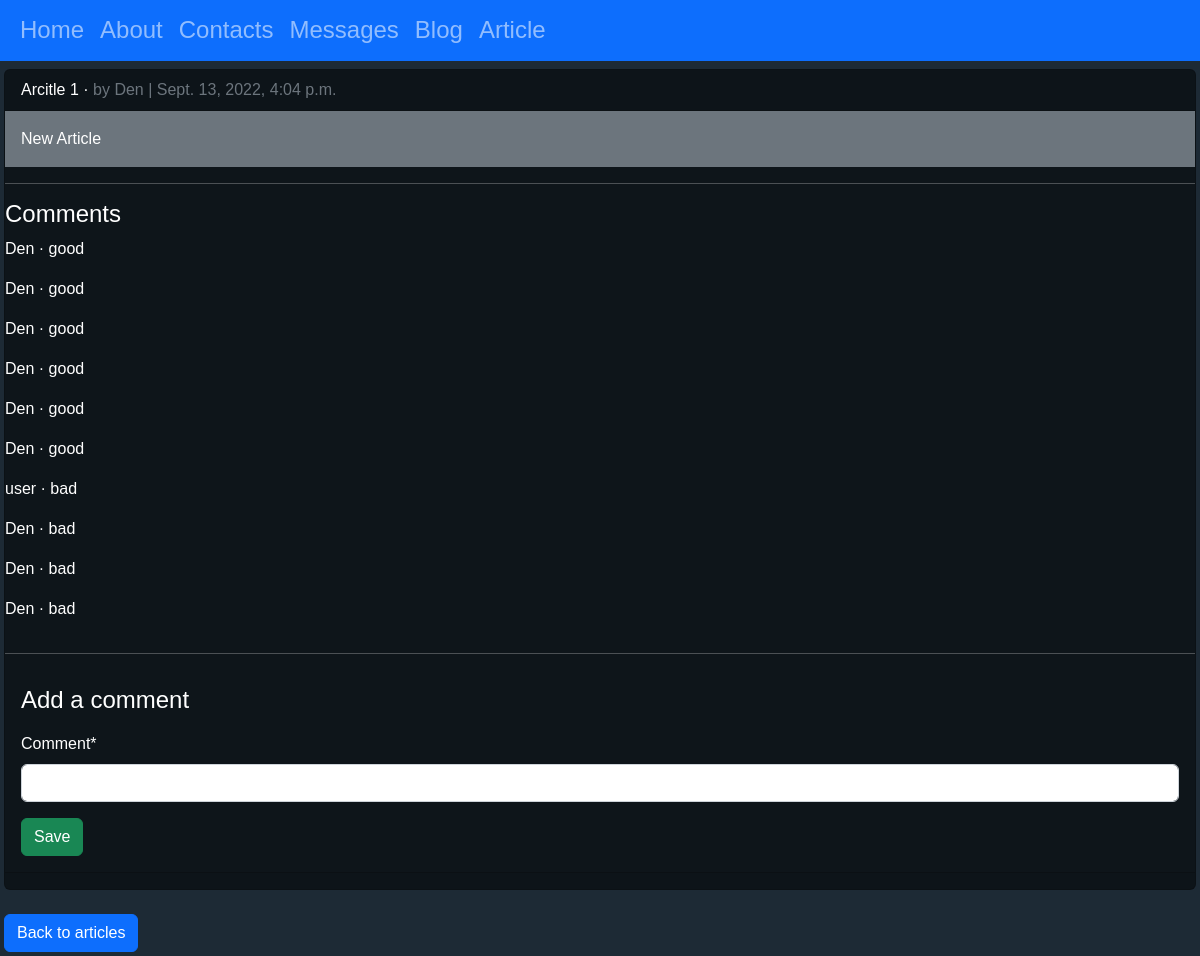
The page /articles/article/1/ on the database as committed earlier.
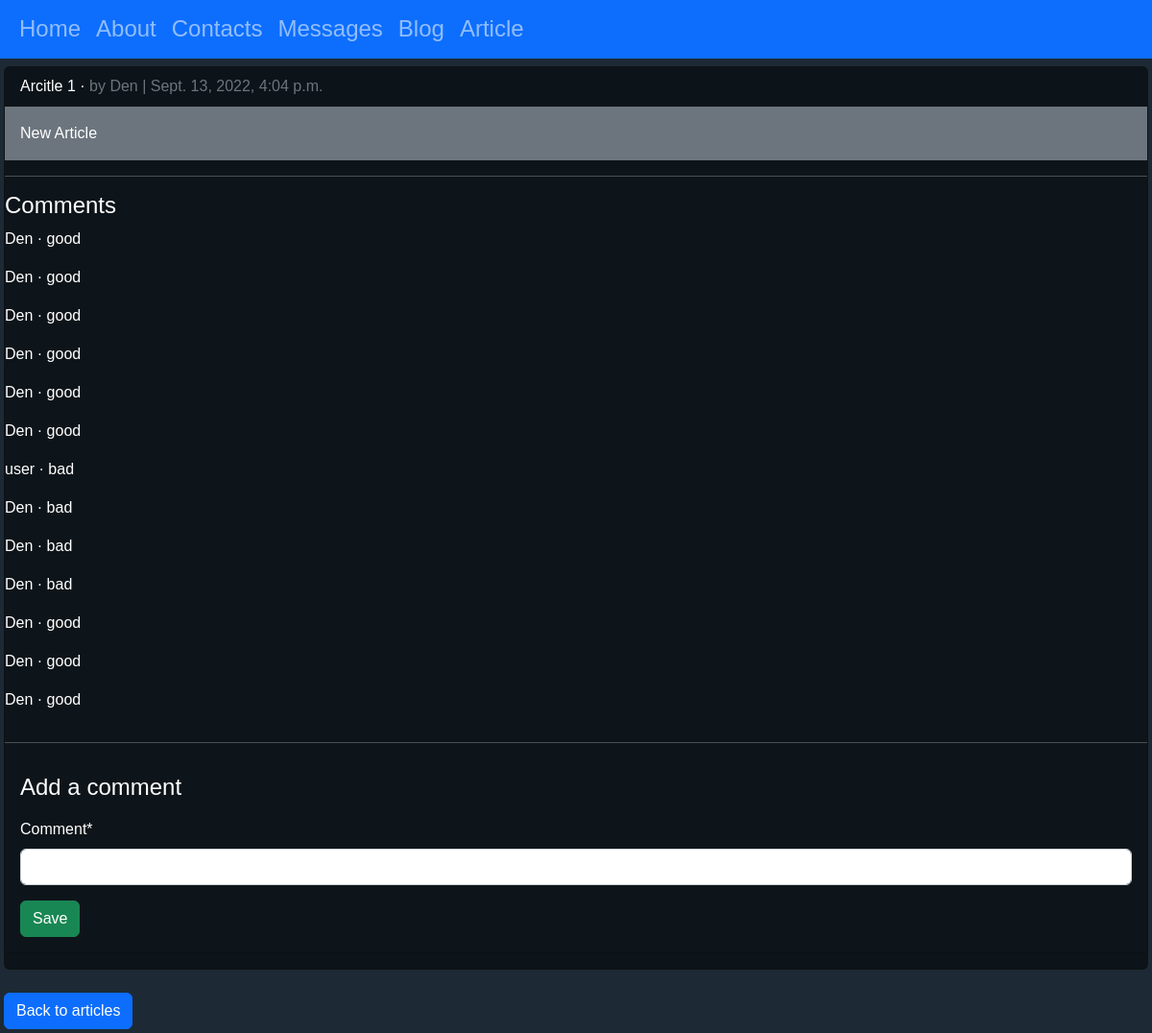
The same page on the database as committed later.
### articles/models.py (models this page shows, shortened)
class Article(models.Model):
    title = models.CharField(max_length=255)
    body = models.TextField()
    date = models.DateTimeField(auto_now_add=True)
    author = models.ForeignKey("auth.User", on_delete=models.CASCADE)

class Comment(models.Model):
    article = models.ForeignKey(Article, on_delete=models.CASCADE)
    comment = models.CharField(max_length=140)
    date = models.DateTimeField(auto_now_add=True)
    author = models.ForeignKey("auth.User", on_delete=models.CASCADE)
    def __str__(self):
        return self.comment

### articles/views.py (the view, shortened to what this page needs)
# urls.py: path("article/<int:pk>/", ArticleDetailView.as_view(), name = "article_detail"),
class ArticleDetailView(View):
    def get(self, request, *args, **kwargs):
        view = CommentGet.as_view()
        return view(request, *args, **kwargs)

### articles/forms.py
class CommentForm(forms.ModelForm):
    class Meta:
        model = Comment
        fields = ("comment",)

### articles/views.py (called while the page is built)
    def get_context_data(self, **kwargs):
        context = super().get_context_data(**kwargs)
        context["form"] = CommentForm()
        return context

### templates/article_detail.html (shortened to what this page needs)
{% extends "base.html" %}
{% load crispy_forms_tags %}
{% block content %}
<div class="card bg-black bg-opacity-50">
    <div class="card-header">
        <span class="font-weight-bold">{{ article.title }}</span> &middot;
        <span class="text-muted">by {{ article.author }} |
            {{ article.date }}</span>
    </div>
    <div class="card-body bg-secondary">
        {{ article.body }}
    </div>
    <hr>
    <h4 class="text-white">Comments</h4>
    {% for comment in article.comment_set.all %}
    <p class="text-white">{{ comment.author }} &middot; {{ comment }}</p>
    {% endfor %}
    <hr>
    <div class="p-3">
        <h4>Add a comment</h4>
        <form action="" method="post">
            {{ form|crispy }}
            <button class="btn btn-success ml-2" type="submit">Save</button>
        </form>
    </div>
    <div class="card-footer text-center text-muted">
    </div>
</div>
<br />
<a href="{% url 'article_list' %}" class="btn btn-primary">Back to articles</a>
{% endblock content %}

### templates/base.html (shortened to what this page needs)
{% load static %}
<!DOCTYPE html>
<html lang="en">
<head>
    <link rel="stylesheet" href="https://cdn.jsdelivr.net/npm/bootstrap@5.2.0/dist/css/bootstrap.min.css">
    <link rel="stylesheet" href="https://cdn.jsdelivr.net/npm/bootstrap-icons@1.9.1/font/bootstrap-icons.css">
    <link rel="stylesheet" href="{% static 'css/base.css' %}">
</head>
<body>
    <div>
        <nav class="navbar navbar-expand-xl bg-primary navbar-dark h4">
            <div class="container-fluid">
                <ul class="navbar-nav">
                    <li class="nav-item">
                        <a class="nav-link" href="{% url 'home' %}">Home</a>
                    </li>
                    <li class="nav-item">
                        <a class="nav-link" href="{% url 'about' %}">About</a>
                    </li>
                    <li class="nav-item">
                        <a class="nav-link" href="{% url 'contacts' %}">Contacts</a>
                    </li>
                    <li class="nav-item">
                        <a class="nav-link" href="{% url 'message' %}">Messages</a>
                    </li>
                    <li class="nav-item">
                        <a class="nav-link" href="{% url 'blog' %}">Blog</a>
                    </li>
                    <li class="nav-item">
                        <a class="nav-link" href="{% url 'article_list' %}">Article</a>
                    </li>
                </ul>
            </div>
        </nav>
    </div>
    <div class="m-1">
        {% block content %}
        {% endblock content %}
    </div>
</body>

### static/css/base.css (style rules this page uses)
body { background-color: #1d2a35; font-family: Verdana, Geneva, Tahoma, sans-serif; color: white; }
label { display: block; position: top; padding-top: 10px }
input { font-family: Verdana, Geneva, Tahoma, sans-serif; width: 20%; background-color: #a7a7a4; }

Rows that differ between the two databases and show on the page:
added Comment: author "Den", comment "good"
added Comment: author "Den", comment "good"
added Comment: author "Den", comment "good"
